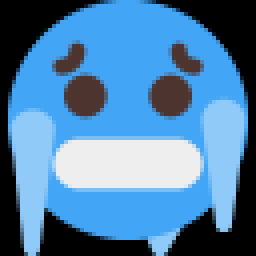
#> input picture Python GUI Learning - Tkinter/cold.png, 64 x 64 px, found by its file name (shown 4 times larger)
$ python 'adding multiple images.py'
#> lines starting #> are read from the running program, lines starting #| are printed output that depends on the picture
import cv2
import numpy

# Read First Image
img1 = cv2.imread('cold.png')
#> img1 is the input picture: shape (64, 64, 3); mean B, G, R 167.8, 127.2, 78.2

# Read Second Image
img2 = cv2.imread('hot.png')
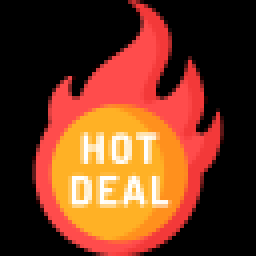
#> input picture Python GUI Learning - Tkinter/hot.png, 64 x 64 px, found by its file name (shown 4 times larger)
#> img2 is the input picture: shape (64, 64, 3); mean B, G, R 31.8, 56.5, 112.5


# concatenate image Horizontally
Hori = numpy.concatenate((img1, img2), axis=1)
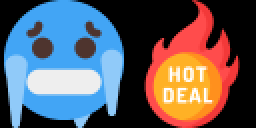
#> Hori: shape (64, 128, 3) (shown 2 times larger); mean B, G, R 99.8, 91.9, 95.4
# concatenate image Vertically
Verti = numpy.concatenate((img1, img2), axis=0)
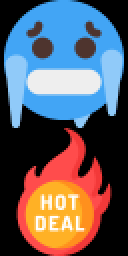
#> Verti: shape (128, 64, 3) (shown 2 times larger); mean B, G, R 99.8, 91.9, 95.4

cv2.imshow('HORIZONTAL', Hori)
# cv2.imshow('VERTICAL', Verti)

cv2.waitKey(0)
cv2.destroyAllWindows()
